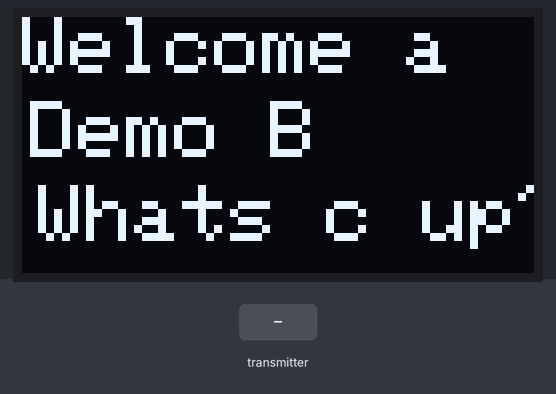
The sketch below on a simulated Arduino Uno, built with avr-gcc and run on an emulated ATmega328P. Parts: 128×64 one-colour display. The test bench sets the inputs (shaded band). No radio packets arrive unless stated.

Above: at 1.3 s.
1.4 s: the transmitter starts sending timestamp = 0
At 1.96 s:
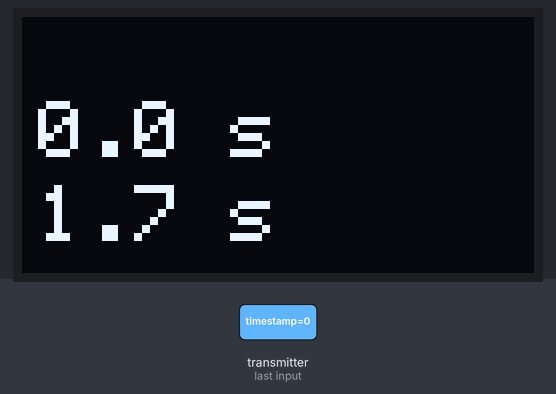
3.9 s: the transmitter starts sending dataText = 0
At 4.22 s:
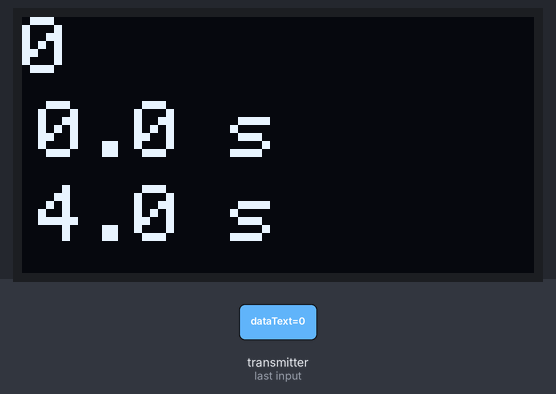
5.5 s: the transmitter starts sending timestamp = 256
At 5.84 s:
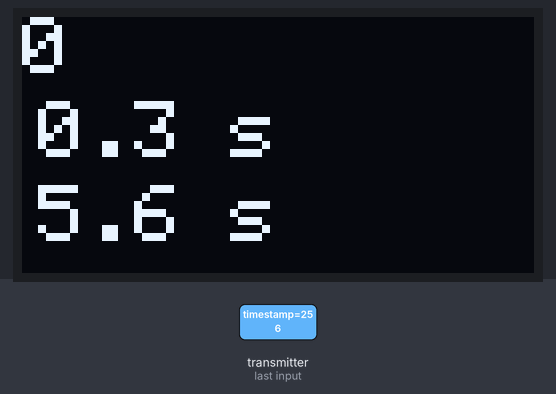
7.1 s: the transmitter starts sending dataText = 1
At 7.46 s:
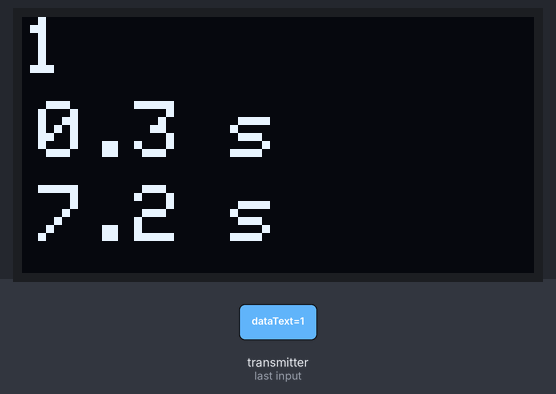
Timing chart, 0 to 9.8 s (numbered marks = the images above; inputs shaded):
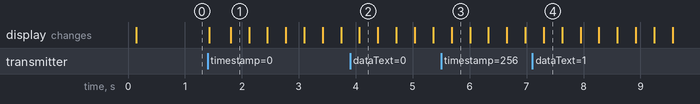

Measured:
- after the input at 1.4 s, the display: first changes at once (image 1 shows a later state)

The sketch:

network_nano_bigdisplay.ino
```cpp
/*
 * RF-Nano with 1.3 inch Display (big display)
 */

#include "RF24.h"
#include <SPI.h>

#include <Wire.h>
//#include <Adafruit_GFX.h> // already included from font file
//#include "FreeSerif12pt7b_special.h" // https://tchapi.github.io/Adafruit-GFX-Font-Customiser/
#include <Adafruit_SH110X.h> // Adafruit SH110X by Adafruit

enum DisplayState {
    Off = 0,
    Dim = 1,
    On = 2,
};

// #########################################################

#define radioChannel 96
/** User Configuration per 'slave' node: nodeID **/
// #define slaveNodeID 5
// #define masterNodeID 0

/**** Configure the nrf24l01 CE and CSN pins ****/
// for the NANO with onboard RF24 module:
RF24 radio(10, 9); // nRF24L01 (CE, CSN)
// for the UNO/NANO with external RF24 module:
// RF24 radio(8, 7); // nRF24L01 (CE, CSN)

const byte addresses [][6] = {"00001", "00002"};  //Setting the two addresses. One for transmitting and one for receiving

unsigned long const keywordvalM = 0xfeebbeef;
unsigned long const keywordvalS = 0xbeeffeeb;

// Payload from/for MASTER
struct payload_from_master {
  unsigned long keyword;
  uint32_t counter;
  uint32_t dummy1 = 0;
  uint32_t dummy2 = 0;
};

// Payload from/for SLAVE
struct payload_from_slave {
  unsigned long keyword;
  uint32_t timing;
  uint8_t nodeId;
};

uint32_t sleepTimer = 0;

// #########################################################

#define SCREEN_WIDTH 128 // OLED display width, in pixels
#define SCREEN_HEIGHT 64 // OLED display height, in pixels
#define i2c_Address 0x3C //initialize with the I2C addr 0x3C Typically eBay OLED's
//#define i2c_Address 0x3D //initialize with the I2C addr 0x3D Typically Adafruit OLED's
#define OLED_RESET -1

Adafruit_SH1106G display = Adafruit_SH1106G(SCREEN_WIDTH, SCREEN_HEIGHT, &Wire, OLED_RESET);

bool displaystatus = DisplayState::Off;
void display_oled(bool clear, int x, int y, String text) {
  if (displaystatus == DisplayState::Off) return;
  if (clear) display.clearDisplay();
  display.setCursor(x, y);
  display.print(text);
  display.display();
}

void clear_display(){
  display.clearDisplay();
  display.display();
}

// #########################################################

String Line1 = "Welcome a";
String Line2 = "Demo B";
String Line3 = "Whats c up?";

int y1, y2, y3;

char dataToSend[10] = "Sender1 0";
char rxNum = '0';

void setup() {
  //Serial.begin(115200);
  //Serial.println(F(" ***************"));

  //SPI.begin();
  if (!radio.begin()){
    //Serial.println(F("Radio hardware error."));
    while (1) {
      // hold in an infinite loop
    }
  }
  radio.openWritingPipe(addresses[0]);    // Setting the address at which we will send the data
  radio.openReadingPipe(1, addresses[1]); // Setting the address at which we will receive the data

  radio.setPALevel(RF24_PA_MIN, 0);
  //Serial.println("SimpleRxAckPayload Starting");
  radio.setDataRate( RF24_250KBPS );

  //Wire.begin();
  display.begin(i2c_Address, true); // Address 0x3C default
  display.oled_command(SH110X_DISPLAYON);
  display.setContrast(0); // dim display
  displaystatus = DisplayState::Dim;
  display.clearDisplay();
  //display.setFont(&FreeSerif12pt7b);
  display.setTextSize(2); // 3 lines of 10-12 chars
  display.setTextColor(SH110X_WHITE);
  display.setTextWrap(false);
  display.display();

  y1 = 0;//16;
  y2 = 21;//38;
  y3 = 42;//60;

  display_oled(true, 0, y1, Line1);
  display_oled(false, 2, y2, Line2);
  display_oled(false, 4, y3, Line3);

  radio.startListening();
}

bool new_data = false;
bool no_data = false;
unsigned long receiveTimer = 0;
unsigned long currentmilli = 0;

void updateMessage() {
  // so you can see that new data is being sent
  rxNum += 1;
  if (rxNum > '9') {
    rxNum = '0';
  }
  dataToSend[8] = rxNum;
}

typedef struct
{
  unsigned long timestamp;
  char dataText[10];
}
sendingdata;
sendingdata Txdata;
sendingdata Rxdata;

//===== Sending =====//
void transmitRFnetwork(){
  static unsigned long sendingTimer = 0;

  // Every x seconds...
  unsigned long currentmilli = millis();
  if(currentmilli - sendingTimer > 15000){
    sendingTimer = currentmilli;

    updateMessage();
    Txdata.timestamp = currentmilli;
    for(int i=0; i<10; i++)
    {
      Txdata.dataText[i] = dataToSend[i];
    }
    radio.stopListening();                // This sets the module as transmitter
    radio.write(&Txdata, sizeof(Txdata)); // Sending the data
    radio.startListening();
  }
}

void loop() {

  currentmilli = millis();

  while (radio.available()){
    new_data = true;
    no_data = false;
    radio.read(&Rxdata, sizeof(Rxdata));
    receiveTimer = currentmilli;
  }

  transmitRFnetwork();

  if(currentmilli - receiveTimer > 20000){
    //printing should be a once of action
    if (!no_data){
      no_data = true; // for printing/clearing previous data
      new_data = true; // print stuff
    }
  }

  if (new_data){
    new_data = false;
    //Serial.print(dataReceived);
    //Serial.print(F(" "));
    if (no_data){
      display_oled(true, 0, y1, "----");
    }
    else{
      display_oled(true, 0, y1, Rxdata.dataText);
    }
    float timeval = (float)Rxdata.timestamp / (float)1000;
    display_oled(false, 4, y2, String(timeval, 1) + " s");

    //Serial.print(ackData);
    //Serial.print(F(" "));
    float tempval = (float)currentmilli / (float)1000;
    //Serial.println(tempval);
    display_oled(false, 4, y3, String(tempval, 1) + " s");
    // delay(1250);
  }

}
```
